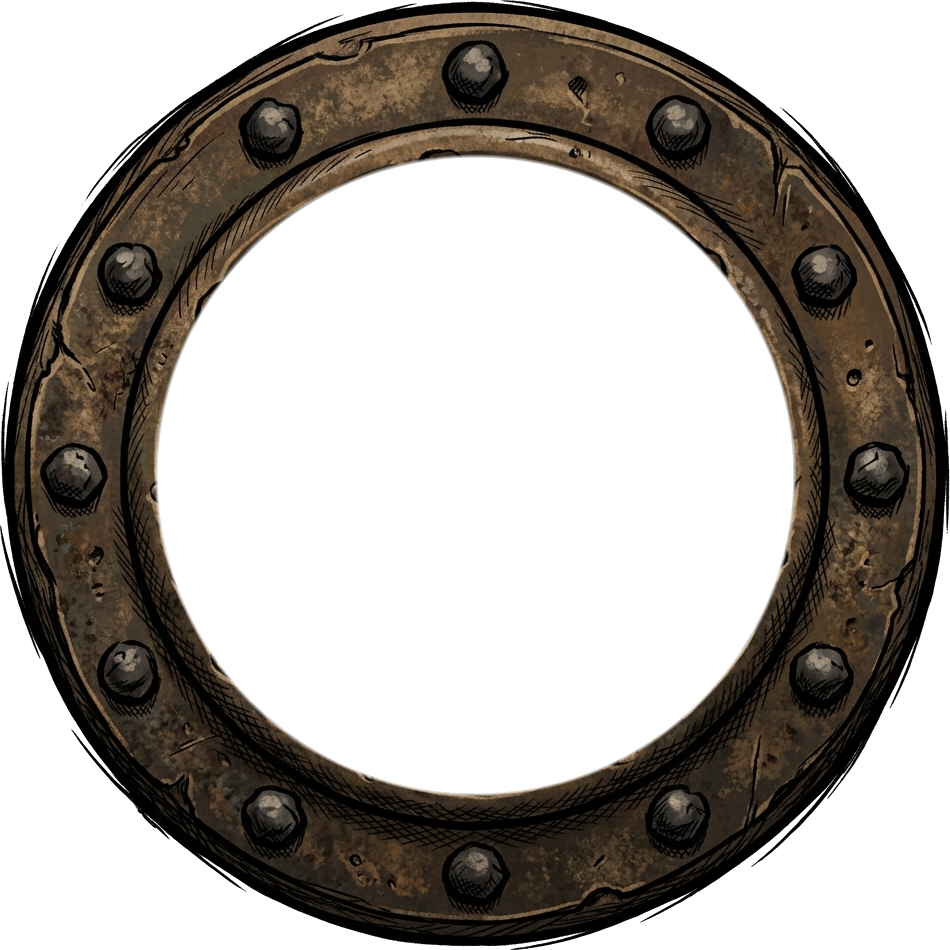
#> input picture frontend/src/assets/ui/frames/porthole_ring_clean.png, 950 x 950 px; the run also reads 1 picture not shown here
$ python fix_avatars_and_header.py
#> lines starting #> are read from the running program, lines starting #| are printed output that depends on the picture; pictures that were not available may be replaced by others from this repository, and a replacement may not be noted
import os
from PIL import Image, ImageDraw, ImageOps, ImageFilter, ImageEnhance

def compose_avatar(head_img, porthole_frame, size=300):
    hw, hh = head_img.size
    min_d = min(hw, hh)
    left = (hw - min_d) // 2
    top = (hh - min_d) // 2
    head_sq = head_img.crop((left, top, left + min_d, top + min_d)).resize((size, size), Image.Resampling.LANCZOS)

    gray = ImageOps.grayscale(head_sq)
    enhancer = ImageEnhance.Contrast(gray)
    contrast_gray = enhancer.enhance(1.3)
    parchment_portrait = ImageOps.colorize(contrast_gray, black="#1A1208", white="#E8D7B0", mid="#8A6B3D").convert("RGBA")

    mask = Image.new("L", (size, size), 0)
    draw = ImageDraw.Draw(mask)
    draw.ellipse((8, 8, size - 8, size - 8), fill=255)
    mask = mask.filter(ImageFilter.GaussianBlur(1.0))
    parchment_portrait.putalpha(mask)

    frame_resized = porthole_frame.resize((size, size), Image.Resampling.LANCZOS)
    final_avatar = Image.alpha_composite(parchment_portrait, frame_resized)
    return final_avatar

def fix_avatars_and_header():
    brain_dir = r"C:\Users\ASUS\.gemini\antigravity-ide\brain\148d448d-6d95-4d9c-baa4-0b10b7ebb19a"
    base_dir = os.path.dirname(os.path.dirname(os.path.abspath(__file__)))
    ui_dir = os.path.join(base_dir, "frontend", "src", "assets", "ui")
    avatars_dir = os.path.join(ui_dir, "avatars")
    frames_dir = os.path.join(ui_dir, "frames")

    porthole_clean_path = os.path.join(frames_dir, "porthole_ring_clean.png")
    porthole_master = Image.open(porthole_clean_path).convert("RGBA")
#> porthole_master is the input picture: PIL image 950x950 RGBA; mean R, G, B, A 24.4, 19.8, 14.9, 108.3

    # Sheet 2: pirate_heads_group2_1787971419274.jpg (1920 x 1080)
    sheet2_path = os.path.join(brain_dir, "pirate_heads_group2_1787971419274.jpg")
    img2 = Image.open(sheet2_path)
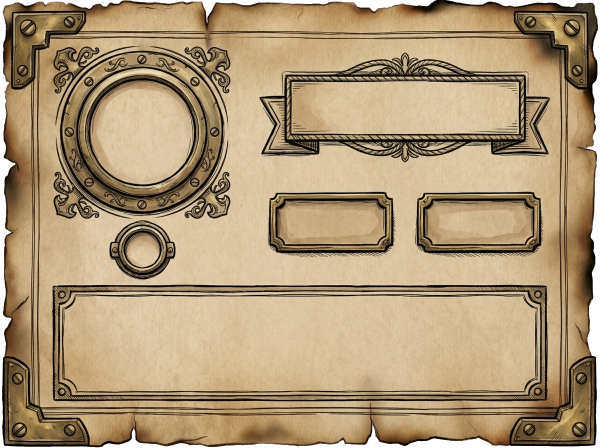
#> input picture frontend/src/assets/ui/frames/card_crew_dossier.png, 1200 x 896 px, given in place of pirate_heads_group2_1787971419274.jpg, which was not available (shown at 1/2 size)
#> img2 is the input picture: PIL image 1200x896 RGBA; mean R, G, B, A 167, 143.8, 110.2, 246.4
    w, h = img2.size
#> w = 1200; h = 896
    print(f"Sheet 2 size: {w} x {h}")
#| Sheet 2 size: 1200 x 896

    # Row 1 (Top):
    # Gibbs: X: 50 to 580, Y: 20 to 560
    # Angelica: X: 640 to 1250, Y: 20 to 560
    # Pintel: X: 1300 to 1880, Y: 20 to 560

    # Row 2 (Bottom):
    # Ragetti: X: 400 to 950, Y: 500 to 1050
    # Jack Monkey: X: 980 to 1550, Y: 500 to 1050

    ragetti_crop = img2.crop((int(w * 0.20), int(h * 0.46), int(w * 0.52), int(h * 0.98)))
    ragetti_avatar = compose_avatar(ragetti_crop, porthole_master, size=300)
#> in compose_avatar, `mask = Image.new("L", (size, size), 0)`: mask: PIL image 300x300 L; every value is 0
#> in compose_avatar, `mask = mask.filter(ImageFilter.GaussianBlur(1.0))`:
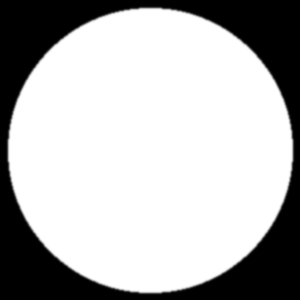
#> mask: PIL image 300x300 L; min 0, max 255, mean 180.7
    ragetti_avatar.save(os.path.join(avatars_dir, "ragetti.png"), "PNG")
    print(f"Fixed Ragetti avatar: {ragetti_crop.size}")
#| Fixed Ragetti avatar: (384, 466)

    monkey_crop = img2.crop((int(w * 0.50), int(h * 0.48), int(w * 0.82), int(h * 0.98)))
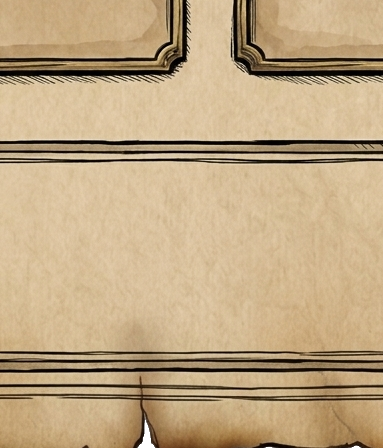
#> monkey_crop: PIL image 383x448 RGBA; mean R, G, B, A 190.6, 166.2, 130, 254.7; transparent parts drawn white
    monkey_avatar = compose_avatar(monkey_crop, porthole_master, size=300)
#> call 2 of compose_avatar, with size = 300
#> in compose_avatar (call 2), `head_sq = head_img.crop((left, top, left + min_d, top + min_d)).resize..`:
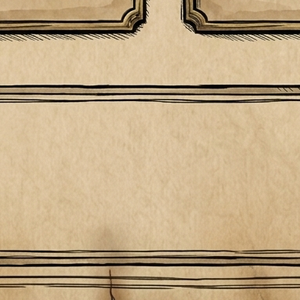
#> head_sq: PIL image 300x300 RGBA; mean R, G, B, A 192.2, 168.6, 133.3, 255
#> in compose_avatar (call 2), `contrast_gray = enhancer.enhance(1.3)`:
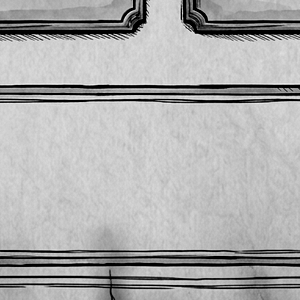
#> contrast_gray: PIL image 300x300 L; min 0, max 255, mean 172.9
#> in compose_avatar (call 2), `parchment_portrait.putalpha(mask)`:
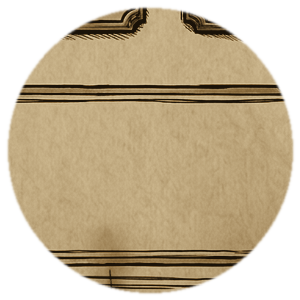
#> parchment_portrait: PIL image 300x300 RGBA; mean R, G, B, A 169.5, 146.9, 107.3, 180.7; transparent parts drawn white
    monkey_avatar.save(os.path.join(avatars_dir, "jack_monkey.png"), "PNG")
    print(f"Fixed Jack Monkey avatar: {monkey_crop.size}")
#| Fixed Jack Monkey avatar: (383, 448)

    # ── Darken and warm-tint wood_header_bar.png ──
    header_path = os.path.join(frames_dir, "wood_header_bar.png")
    header_img = Image.open(header_path).convert("RGBA")
    r, g, b, a = header_img.split()

    # Darken and enhance contrast to match dark chocolate weathered oak
    rgb = Image.merge("RGB", (r, g, b))
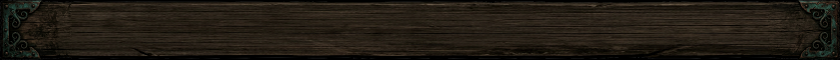
#> rgb: PIL image 1680x120 RGB (shown at 1/2 size); mean R, G, B 33, 27.4, 19.6
    enhancer_brightness = ImageEnhance.Brightness(rgb)
    darkened = enhancer_brightness.enhance(0.68)
    enhancer_contrast = ImageEnhance.Contrast(darkened)
    contrasted = enhancer_contrast.enhance(1.25)
    enhancer_color = ImageEnhance.Color(contrasted)
    colored = enhancer_color.enhance(1.15)

    final_header = Image.merge("RGBA", (*colored.split(), a))
    final_header.save(header_path, "PNG")
    print(f"Darkened and enriched Header Bar: {header_path}")

if __name__ == "__main__":
    fix_avatars_and_header()
